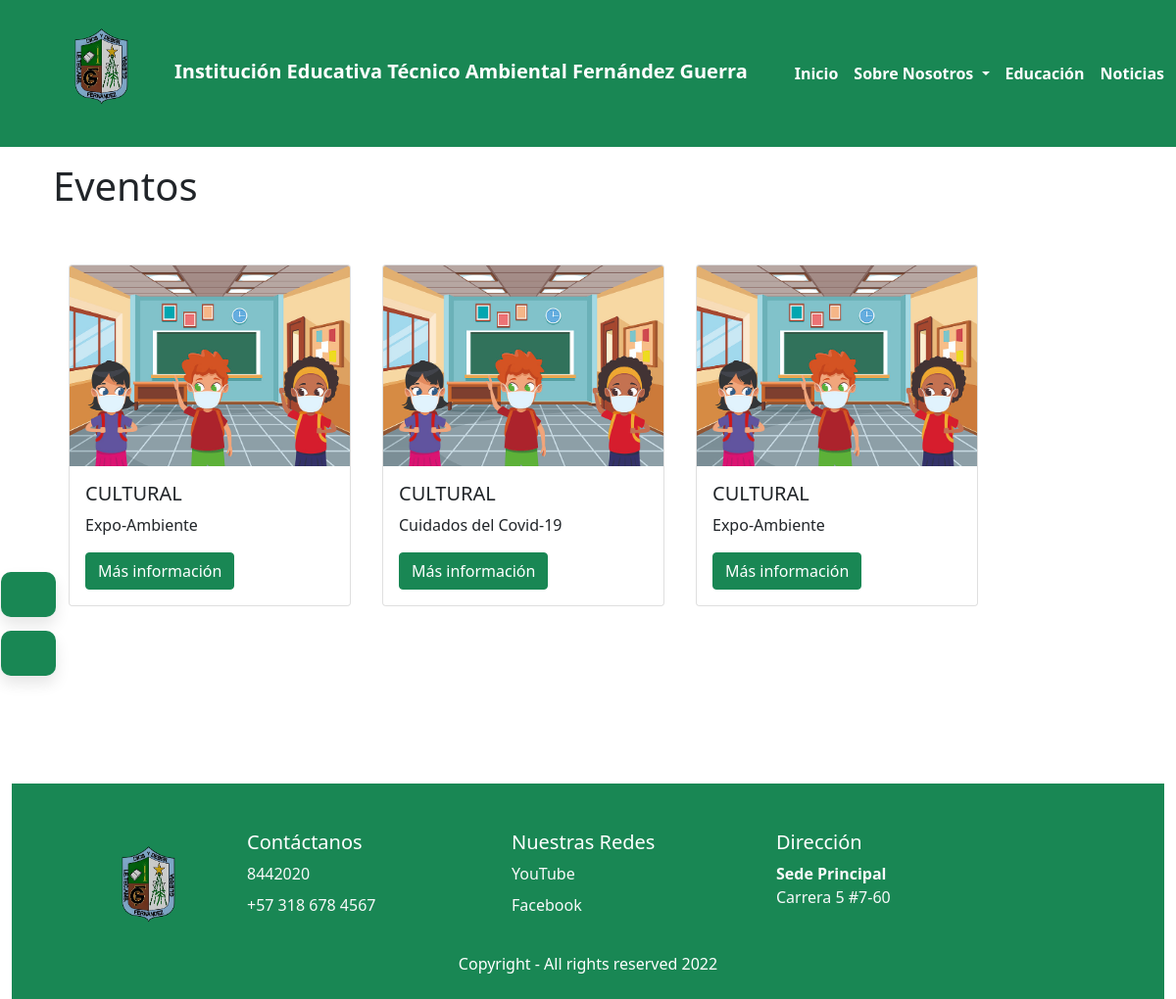
Screenshot of /noticias/ with the database file from the repository.
### eventos/models.py (models this page shows, shortened)
class Evento(models.Model):
    class TipoEvento(models.TextChoices):
        Cultural='CULTURAL', _('Evento Cultural')
        Academico='ACADÉMICO', _('Evento Académico')
        Pedagogico='PEDAGÓGICO', _('Evento Pedagógico')
        Informativo='INFORMATIVO', _('Evento Informativo')
    tipoEvento=models.CharField(max_length=20, choices=TipoEvento.choices , default=TipoEvento.Cultural, verbose_name="Tipo de Evento")
    nombreEve=models.CharField(max_length=60, verbose_name="Nombre del evento")
    descripEve=models.TextField(max_length=10000, verbose_name="Descripción del evento")
    fechaEve=models.DateField(verbose_name="Fecha del Evento", help_text=u"MM/DD/AAAA")
    horaEve=models.TimeField(verbose_name="Hora del Evento", blank=True, null=True, help_text=u"00:00:00")
    lugarEve=models.CharField(max_length=60, blank=True, null=True, verbose_name="Lugar del Evento")
    encagEve=models.CharField(max_length=60, blank=True, null=True, verbose_name="Encargados del Evento")
    duracionEve=models.CharField(max_length=60, blank=True, null=True, verbose_name="Duración del Evento")
    invitados=models.CharField(max_length=60, blank=True, null=True, verbose_name="Invitados al Evento")
    usuario=models.ForeignKey(Usuario, on_delete=models.CASCADE, blank=True, null=True, verbose_name='Usuario')
    class Estado(models.TextChoices):
        ACTIVO='1', _('Activo')
        INACTIVO='0', _('Inactivo')
    estado=models.CharField(max_length=1,choices=Estado.choices, default=Estado.ACTIVO, verbose_name="Estado")
    foto=models.ImageField(upload_to='images/eventos',blank=True, default='images/eventos/default.jpg')

### base/views.py (the view)
# urls.py: path('noticias/', noticias, name='noticias'),
def noticias(request):
    titulo = 'Eventos'
    eventos= Evento.objects.filter(estado='1')
    context={
        'eventos': eventos,
        'titulo':titulo
    }
    return render(request,'noticias.html', context)

### base/context_processors.py (called while the page is built)
def sesion(request):
    usuario_actual= request.user
    image_user=r"/media/images/usuarios/default.png"
    if request.user.is_authenticated:
        if Usuario.objects.filter(user_id=usuario_actual.id):
            image_user=Usuario.objects.get(user_id=usuario_actual.id).foto.url
    context={
        'usuario_actual':usuario_actual,
        'image_user': image_user
    }
    return context

### base/Templates/noticias.html (shortened to what this page needs)
{% extends 'partials/body.html' %}
{% load static %}
{% block contenido %}
<div class="d-flex flex-wrap py-3">
  {% for evento in eventos %}
  {% include 'eventos/card.html' %}
  {% endfor %}
</div>
<div class="d-flex flex-wrap py-3">
</div>
{% endblock contenido %}

### base/Templates/eventos/card.html (shortened to what this page needs)
<div class="card m-3" style="width: 18rem;">
    <img src="{{ MEDIA_URL }}{{evento.foto.url}}" class="card-img-top" alt="...">
    <div class="card-body">
        <h5 class="card-title">{{evento.tipoEvento}}</h5>
        <p class="card-text">{{evento.nombreEve}}</p>
        <button type="button" class="btn btn-success" data-bs-toggle="modal"
            data-bs-target="#exampleModal{{evento.id}}">
            Más información
        </button>
    </div>
</div>

### static/css/tarjetas.css (style rules this page uses)
* { margin: 0; padding: 0; box-sizing: border-box; }
.card { width: 300px; margin: 10px; transition: all 300ms; }
.card { width: 400px; margin: 10px; transition: all 300ms; }

### rows the page displays
Evento: foto (placeholder picture), tipoEvento "CULTURAL", nombreEve "Expo-Ambiente"
Evento: foto (placeholder picture), tipoEvento "CULTURAL", nombreEve "Cuidados del Covid-19"
Evento: foto (placeholder picture), tipoEvento "CULTURAL", nombreEve "Expo-Ambiente"

### other values shown
{{ titulo }} "Eventos"
